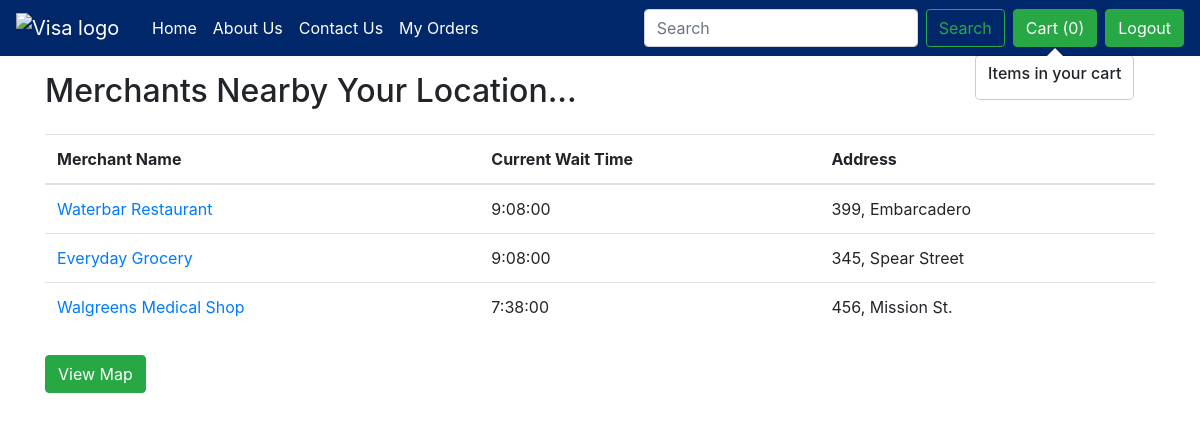
Before: /shop/merchant_list2/ (signed in) with the older database file.
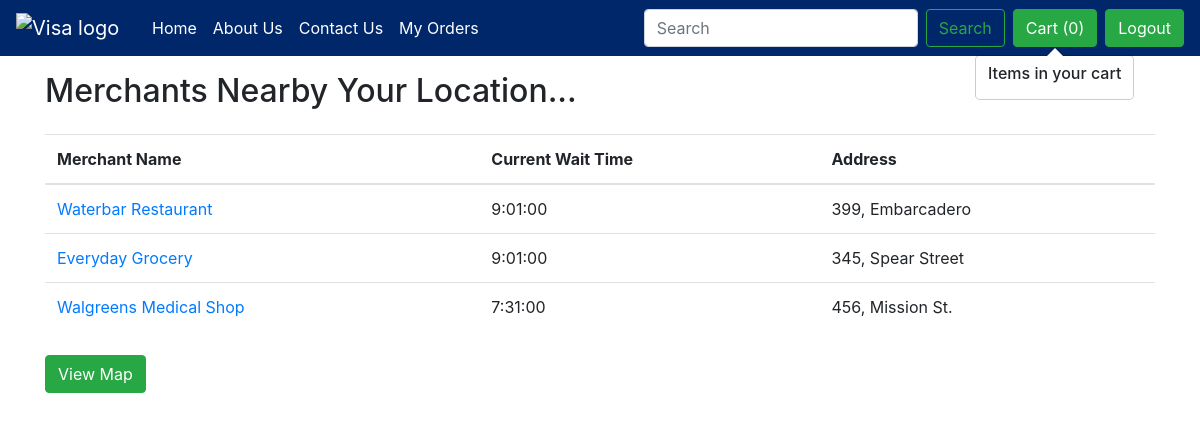
After: the same page with the newer database file.
### shop/models.py (models this page shows, shortened)
class UserRegistration(models.Model):
    user = models.OneToOneField(User,on_delete=models.CASCADE)
    is_merchant = models.BooleanField(default = False, blank = True)
    address = models.CharField(max_length=500)
    zipcode = models.CharField(max_length=6)
    phone = models.CharField(max_length=10)
    city = models.CharField(max_length=50)
    name = models.CharField(max_length=50, null = True)
    state = models.CharField(max_length=50)
    house_no = models.CharField(max_length=50, null = True)
    area = models.CharField(max_length=100, null = True)
    wait_time=models.CharField(max_length=10, null=True)
    slots=models.CharField(max_length=1200,null=True,default='{"Date":"01-01-2000"}')

### shop/views.py (the view)
# urls.py: path('merchant_list2/', views.merchant_list2, name='merchant_list2'),
@login_required
def merchant_list2(request):
    user = UserRegistration.objects.filter(user_id=request.user.id).first()
    merchant_l = UserRegistration.objects.filter(
        is_merchant=True, zipcode=user.zipcode)
    return render(request, 'shop/merchant_list.html', {'merchant_list': merchant_l})

### shop/templates/shop/merchant_list.html (shortened to what this page needs)
{% extends 'shop/basic.html' %}
{% block body %}
<div class="container my-3">
    <h2>Merchants Nearby Your Location...</h2>
    <table class="table table-hover my-4">
        <thead>
          <tr>
            <th scope="col">Merchant Name</th>
            <th scope="col">Current Wait Time</th>
            <th scope="col">Address</th>
          </tr>
        </thead>
        <tbody>
          {% for x in merchant_list %}
                <tr>
                    <td><a href="{% url 'shop:product_list' x.id %}">{{x.name}}</a></td>
                    <td>{{x.wait_time}}</td>
                    <td>{{x.address}}</td>
                  </tr>
            {% endfor %}
        </tbody>
      </table>
      <div class="my-2"><a href="{% url 'shop:merchant_list' %}"><button type="button" id="mer_list" class="btn btn-success">View Map</button></a></div>
    </div>
{% endblock %}

Changed rows visible on the page:
changed UserRegistration "Waterbar Restaurant": wait_time "9:08:00" → "9:01:00"
changed UserRegistration "Everyday Grocery": wait_time "9:08:00" → "9:01:00"
changed UserRegistration "Walgreens Medical Shop": wait_time "7:38:00" → "7:31:00"
